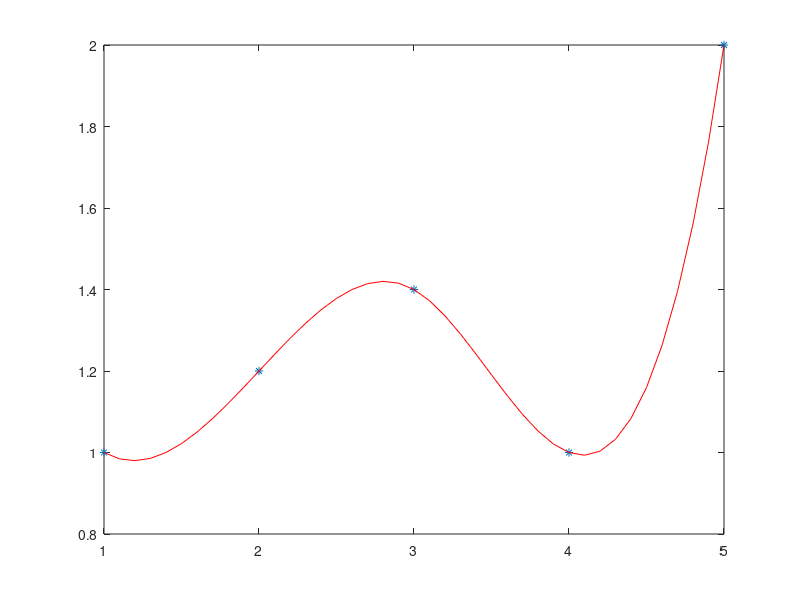

The MATLAB script that drew this image: (Note: this script raises an error after producing the figure.)
clc; close all; clear all;
x=[1 2 3 4 5];
y=[1 1.2 1.4 1 2];
xval=1:0.1:5;
yval=spline(x,y,xval);
plot(x,y,'*');
hold on;
plot(xval,yval,'r');
hold on;
n=length(x);
for i=1:n-1
    h(i)=x(i+1)-x(i);
end
a=natsplinecoef(x,y);

k1=a(2)/2*h(2)-y(1)/h(1)+h(1)*a(1)/6+y(2)/h(1)-h(1)*a(2)/6;
kn=a(4)/2*h(4)-y(4-1)/h(4-1)+h(4-1)*a(4-1)/6+y(4)/h(4-1)-h(4-1)*a(4)/6;


yval2=spline(x, [k1,y,kn],xval);
plot(xval,yval2,'b');
disp('Norma infinit este:');
disp(norm(abs(yval-yval2),Inf));